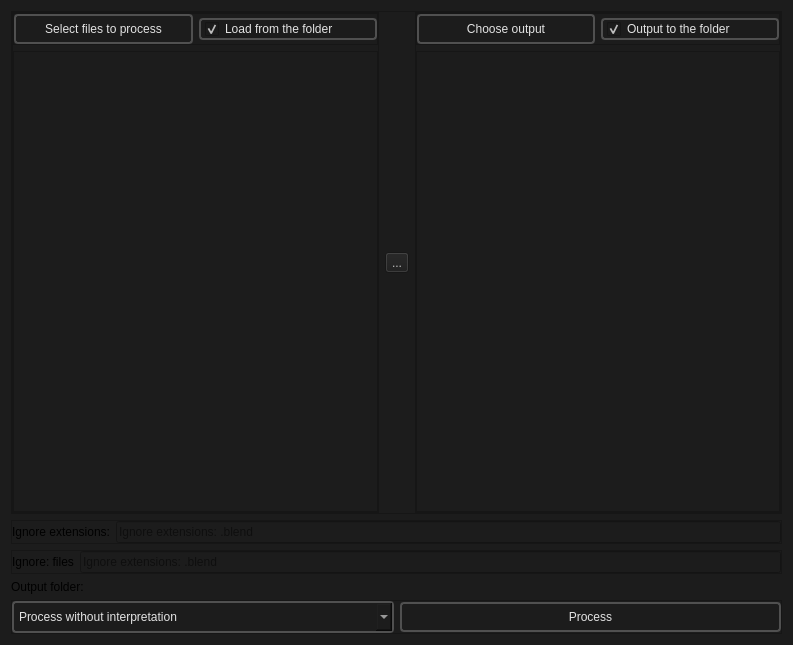
<?xml version="1.0" encoding="UTF-8"?>
<ui version="4.0">
 <class>BatchCreator_process_Dialog</class>
 <widget class="QDialog" name="BatchCreator_process_Dialog">
  <property name="geometry">
   <rect>
    <x>0</x>
    <y>0</y>
    <width>793</width>
    <height>645</height>
   </rect>
  </property>
  <property name="windowTitle">
   <string>Process options</string>
  </property>
  <property name="windowIcon">
   <iconset resource="../resources.qrc">
    <normaloff>:/icons/appicon.ico</normaloff>:/icons/appicon.ico</iconset>
  </property>
  <property name="styleSheet">
   <string notr="true">background-color: #1C1C1C;</string>
  </property>
  <layout class="QVBoxLayout" name="verticalLayout">
   <item>
    <widget class="QFrame" name="frame_4">
     <property name="frameShape">
      <enum>QFrame::StyledPanel</enum>
     </property>
     <property name="frameShadow">
      <enum>QFrame::Raised</enum>
     </property>
     <layout class="QHBoxLayout" name="horizontalLayout">
      <property name="spacing">
       <number>6</number>
      </property>
      <property name="leftMargin">
       <number>0</number>
      </property>
      <property name="topMargin">
       <number>0</number>
      </property>
      <property name="rightMargin">
       <number>0</number>
      </property>
      <property name="bottomMargin">
       <number>0</number>
      </property>
      <item>
       <widget class="QFrame" name="frame_3">
        <property name="frameShape">
         <enum>QFrame::StyledPanel</enum>
        </property>
        <property name="frameShadow">
         <enum>QFrame::Raised</enum>
        </property>
        <layout class="QVBoxLayout" name="verticalLayout_3">
         <property name="spacing">
          <number>6</number>
         </property>
         <property name="leftMargin">
          <number>0</number>
         </property>
         <property name="topMargin">
          <number>0</number>
         </property>
         <property name="rightMargin">
          <number>0</number>
         </property>
         <property name="bottomMargin">
          <number>0</number>
         </property>
         <item>
          <widget class="QFrame" name="frame_5">
           <property name="frameShape">
            <enum>QFrame::StyledPanel</enum>
           </property>
           <property name="frameShadow">
            <enum>QFrame::Raised</enum>
           </property>
           <layout class="QHBoxLayout" name="horizontalLayout_3">
            <property name="leftMargin">
             <number>0</number>
            </property>
            <property name="topMargin">
             <number>0</number>
            </property>
            <property name="rightMargin">
             <number>0</number>
            </property>
            <property name="bottomMargin">
             <number>0</number>
            </property>
            <item>
             <widget class="QPushButton" name="select_files_to_process_button">
              <property name="styleSheet">
               <string notr="true">
    /* QPushButton default and hover styles */
    QPushButton {

        font: 600 10pt &quot;Segoe UI&quot;;
	

        border: 2px solid black;
        border-radius: 4px;
        border-color: rgba(80, 80, 80, 255);
        height:22px;
        padding-top: 2px;
        padding-bottom:2px;
        padding-left: 4px;
        padding-right: 4px;
        color: #E3E3E3;
        background-color: #1C1C1C;
    }
    QPushButton:hover {
        background-color: #414956;
        color: white;
    }
    QPushButton:pressed {
        background-color: red;
        background-color: #1C1C1C;
        margin: 1 px;
        margin-left: 2px;
        margin-right: 2px;

    }</string>
              </property>
              <property name="text">
               <string>Select files to process</string>
              </property>
             </widget>
            </item>
            <item>
             <widget class="QCheckBox" name="load_from_the_folder_checkBox">
              <property name="focusPolicy">
               <enum>Qt::NoFocus</enum>
              </property>
              <property name="styleSheet">
               <string notr="true">QCheckBox {
    font: 700 10pt &quot;Segoe UI&quot;;
    border: 2px solid black;
    border-radius: 4px;
    border-color: rgba(80, 80, 80, 255);
    height:14px;
    padding-top: 2px;
    padding-bottom:2px;
    color: #E3E3E3;
    background-color: #1C1C1C;
    padding-left: 4px;
}

QCheckBox::indicator:unchecked {
    image: url(://icons/check_box_outline_blank_16dp_9D9D9D_FILL0_wght400_GRAD0_opsz20.svg);
}

QCheckBox::indicator:checked {
    image: url(://icons/select_check_box_16dp_9D9D9D_FILL0_wght400_GRAD0_opsz20.svg);
}

/* -------------------------- */


QCheckBox:hover {
    background-color: #414956;
    color: white;
}
</string>
              </property>
              <property name="text">
               <string>Load from the folder</string>
              </property>
              <property name="iconSize">
               <size>
                <width>20</width>
                <height>20</height>
               </size>
              </property>
              <property name="checked">
               <bool>true</bool>
              </property>
             </widget>
            </item>
           </layout>
          </widget>
         </item>
         <item>
          <widget class="QListWidget" name="Input_files_preview_scrollarea"/>
         </item>
        </layout>
       </widget>
      </item>
      <item>
       <widget class="QToolButton" name="toolButton">
        <property name="enabled">
         <bool>false</bool>
        </property>
        <property name="text">
         <string>...</string>
        </property>
        <property name="icon">
         <iconset resource="../resources.qrc">
          <normaloff>:/icons/arrow_forward_24dp_9D9D9D_FILL0_wght400_GRAD0_opsz24.svg</normaloff>:/icons/arrow_forward_24dp_9D9D9D_FILL0_wght400_GRAD0_opsz24.svg</iconset>
        </property>
        <property name="iconSize">
         <size>
          <width>16</width>
          <height>16</height>
         </size>
        </property>
       </widget>
      </item>
      <item>
       <widget class="QFrame" name="frame_2">
        <property name="frameShape">
         <enum>QFrame::StyledPanel</enum>
        </property>
        <property name="frameShadow">
         <enum>QFrame::Raised</enum>
        </property>
        <layout class="QVBoxLayout" name="verticalLayout_2">
         <property name="leftMargin">
          <number>0</number>
         </property>
         <property name="topMargin">
          <number>0</number>
         </property>
         <property name="rightMargin">
          <number>0</number>
         </property>
         <property name="bottomMargin">
          <number>0</number>
         </property>
         <item>
          <widget class="QFrame" name="frame_6">
           <property name="frameShape">
            <enum>QFrame::StyledPanel</enum>
           </property>
           <property name="frameShadow">
            <enum>QFrame::Raised</enum>
           </property>
           <layout class="QHBoxLayout" name="horizontalLayout_4">
            <property name="leftMargin">
             <number>0</number>
            </property>
            <property name="topMargin">
             <number>0</number>
            </property>
            <property name="rightMargin">
             <number>0</number>
            </property>
            <property name="bottomMargin">
             <number>0</number>
            </property>
            <item>
             <widget class="QPushButton" name="choose_output_button">
              <property name="styleSheet">
               <string notr="true">
    /* QPushButton default and hover styles */
    QPushButton {

        font: 600 10pt &quot;Segoe UI&quot;;
	

        border: 2px solid black;
        border-radius: 4px;
        border-color: rgba(80, 80, 80, 255);
        height:22px;
        padding-top: 2px;
        padding-bottom:2px;
        padding-left: 4px;
        padding-right: 4px;
        color: #E3E3E3;
        background-color: #1C1C1C;
    }
    QPushButton:hover {
        background-color: #414956;
        color: white;
    }
    QPushButton:pressed {
        background-color: red;
        background-color: #1C1C1C;
        margin: 1 px;
        margin-left: 2px;
        margin-right: 2px;

    }</string>
              </property>
              <property name="text">
               <string>Choose output</string>
              </property>
             </widget>
            </item>
            <item>
             <widget class="QCheckBox" name="output_to_the_folder_checkBox">
              <property name="styleSheet">
               <string notr="true">QCheckBox {
    font: 700 10pt &quot;Segoe UI&quot;;
    border: 2px solid black;
    border-radius: 4px;
    border-color: rgba(80, 80, 80, 255);
    height:14px;
    padding-top: 2px;
    padding-bottom:2px;
    color: #E3E3E3;
    background-color: #1C1C1C;
    padding-left: 4px;
}

QCheckBox::indicator:unchecked {
    image: url(://icons/check_box_outline_blank_16dp_9D9D9D_FILL0_wght400_GRAD0_opsz20.svg);
}

QCheckBox::indicator:checked {
    image: url(://icons/select_check_box_16dp_9D9D9D_FILL0_wght400_GRAD0_opsz20.svg);
}

/* -------------------------- */


QCheckBox:hover {
    background-color: #414956;
    color: white;
}
</string>
              </property>
              <property name="text">
               <string>Output to the folder</string>
              </property>
              <property name="iconSize">
               <size>
                <width>20</width>
                <height>20</height>
               </size>
              </property>
              <property name="checked">
               <bool>true</bool>
              </property>
             </widget>
            </item>
           </layout>
          </widget>
         </item>
         <item>
          <widget class="QListWidget" name="output_files_preview_scrollarea"/>
         </item>
        </layout>
       </widget>
      </item>
     </layout>
    </widget>
   </item>
   <item>
    <widget class="QFrame" name="frame_7">
     <property name="frameShape">
      <enum>QFrame::StyledPanel</enum>
     </property>
     <property name="frameShadow">
      <enum>QFrame::Raised</enum>
     </property>
     <layout class="QHBoxLayout" name="horizontalLayout_5">
      <property name="leftMargin">
       <number>0</number>
      </property>
      <property name="topMargin">
       <number>0</number>
      </property>
      <property name="rightMargin">
       <number>0</number>
      </property>
      <property name="bottomMargin">
       <number>0</number>
      </property>
      <item>
       <widget class="QLabel" name="label">
        <property name="text">
         <string>Ignore extensions:</string>
        </property>
       </widget>
      </item>
      <item>
       <widget class="QLineEdit" name="ignore_extensions_lineEdit">
        <property name="placeholderText">
         <string>Ignore extensions: .blend</string>
        </property>
       </widget>
      </item>
     </layout>
    </widget>
   </item>
   <item>
    <widget class="QFrame" name="frame_8">
     <property name="frameShape">
      <enum>QFrame::StyledPanel</enum>
     </property>
     <property name="frameShadow">
      <enum>QFrame::Raised</enum>
     </property>
     <layout class="QHBoxLayout" name="horizontalLayout_6">
      <property name="leftMargin">
       <number>0</number>
      </property>
      <property name="topMargin">
       <number>0</number>
      </property>
      <property name="rightMargin">
       <number>0</number>
      </property>
      <property name="bottomMargin">
       <number>0</number>
      </property>
      <item>
       <widget class="QLabel" name="label_2">
        <property name="text">
         <string>Ignore: files</string>
        </property>
       </widget>
      </item>
      <item>
       <widget class="QLineEdit" name="ignore_files_lineEdit">
        <property name="placeholderText">
         <string>Ignore extensions: .blend</string>
        </property>
       </widget>
      </item>
     </layout>
    </widget>
   </item>
   <item>
    <widget class="QLabel" name="output_folder">
     <property name="text">
      <string>Output folder:</string>
     </property>
    </widget>
   </item>
   <item>
    <widget class="QFrame" name="frame">
     <property name="frameShape">
      <enum>QFrame::StyledPanel</enum>
     </property>
     <property name="frameShadow">
      <enum>QFrame::Raised</enum>
     </property>
     <layout class="QHBoxLayout" name="horizontalLayout_2">
      <property name="leftMargin">
       <number>0</number>
      </property>
      <property name="topMargin">
       <number>0</number>
      </property>
      <property name="rightMargin">
       <number>0</number>
      </property>
      <property name="bottomMargin">
       <number>0</number>
      </property>
      <item>
       <widget class="QComboBox" name="algorithm_select_comboBox">
        <property name="styleSheet">
         <string notr="true">
QComboBox {
    font: 700 10pt &quot;Segoe UI&quot;;
    border: 2px solid black;
    border-radius: 4px;
    border-color: rgba(80, 80, 80, 255);
    height: 18px;
    padding-top: 5px;
    padding-bottom: 5px;
    color: #E3E3E3;
    background-color: #1C1C1C;
    padding-left: 5px;
}

QComboBox:hover {
    background-color: #414956;
    color: white;
}

QComboBox:pressed {
    background-color: #2E2F30;
    color: white;
}

QComboBox:item {
    font: 600 12pt &quot;Segoe UI&quot;;
    color: #E3E3E3;
    padding-left: 5px;
    background-color: #1C1C1C;
    border-style: none;
}

QComboBox::drop-down {
    color: #E3E3E3;
    padding: 2px;
    background: url(://icons/arrow_drop_down_16dp.svg) no-repeat center;
    border-bottom: 0px solid black;
    border-top: 0px solid black;
    border-right: 0px;
    border-left: 2px solid;
    margin-left: 5px;
    padding: 5px;
    width: 7px;
    border-color: rgba(80, 80, 80, 255);
    background-color: #1C1C1C;
}

/* Style the drop-down list view */
QComboBox QAbstractItemView {
    border: 2px solid gray;
    border-color: rgba(80, 80, 80, 255);
    selection-background-color: #414956;
    background-color: #1C1C1C;
}

/* Style individual items in the drop-down list */
QComboBox QAbstractItemView::item {
    height: 16px; /* Set the height of each item */
    padding: 4px; /* Add padding to each item */
    padding-left: 5px;
    padding-right: 5px;
    color: #ff8a8a8a;
    border-style: none;
    border-bottom: 0.5px solid black;
    border-color: rgba(255, 255, 255, 10);
}

/* Style the selected item in the drop-down list */
QComboBox QAbstractItemView::item:selected {
    height: 16px; /* Set the height of each item */
    padding: 4px; /* Add padding to each item */
    padding-left: 5px;
    padding-right: 5px;
    background-color: #414956;
    color: white;
    border: none; /* Remove border */
    outline: none; /* Remove outline */
}

/* -------------------------- */</string>
        </property>
        <item>
         <property name="text">
          <string>Process without interpretation</string>
         </property>
        </item>
        <item>
         <property name="text">
          <string>Remove underscore from the end</string>
         </property>
        </item>
       </widget>
      </item>
      <item>
       <widget class="QPushButton" name="process_button">
        <property name="styleSheet">
         <string notr="true">
    /* QPushButton default and hover styles */
    QPushButton {

        font: 600 10pt &quot;Segoe UI&quot;;
	

        border: 2px solid black;
        border-radius: 4px;
        border-color: rgba(80, 80, 80, 255);
        height:22px;
        padding-top: 2px;
        padding-bottom:2px;
        padding-left: 4px;
        padding-right: 4px;
        color: #E3E3E3;
        background-color: #1C1C1C;
    }
    QPushButton:hover {
        background-color: #414956;
        color: white;
    }
    QPushButton:pressed {
        background-color: red;
        background-color: #1C1C1C;
        margin: 1 px;
        margin-left: 2px;
        margin-right: 2px;

    }</string>
        </property>
        <property name="text">
         <string>Process</string>
        </property>
        <property name="icon">
         <iconset resource="../resources.qrc">
          <normaloff>:/icons/tab_move_24dp_9D9D9D_FILL0_wght400_GRAD0_opsz24.svg</normaloff>:/icons/tab_move_24dp_9D9D9D_FILL0_wght400_GRAD0_opsz24.svg</iconset>
        </property>
        <property name="iconSize">
         <size>
          <width>20</width>
          <height>20</height>
         </size>
        </property>
       </widget>
      </item>
     </layout>
    </widget>
   </item>
  </layout>
 </widget>
 <resources>
  <include location="../resources.qrc"/>
 </resources>
 <connections/>
</ui>
